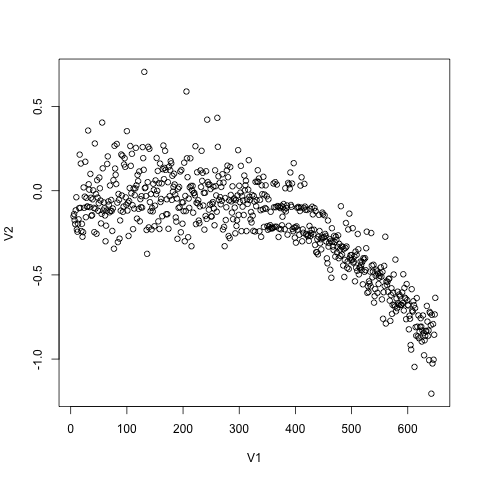

Recreate this plot in R.

a <-read.csv("trial-final-8-20171229151244.csv", header = FALSE)
plot(a)
png("trial-final-8-20171229151244.csv.png")
plot(a)

